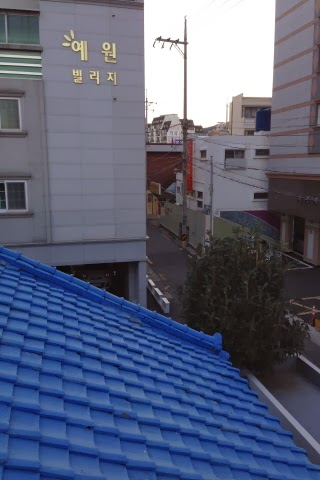
#> input picture images/stiching/S1.jpg, 320 x 480 px
$ jupyter execute image_stiching.ipynb
#> lines starting #> are read from the running program, lines starting #| are printed output that depends on the picture; after the words box and inside, x2 and y2 are one past the last pixel; in counts of white or black regions, pixels touching at a corner belong together
# Image Stiching

[cell 1]
import cv2 as cv
import numpy as np
import pandas as pd
import matplotlib.pyplot as plt
import os

[cell 2]
cwd = os.getcwd()
s1 = cv.imread(os.path.join('images','stiching','S1.jpg'))
#> s1 is the input picture: shape (480, 320, 3); mean B, G, R 121.5, 96.9, 89.6
s2 = cv.imread(os.path.join('images','stiching','S2.jpg'))
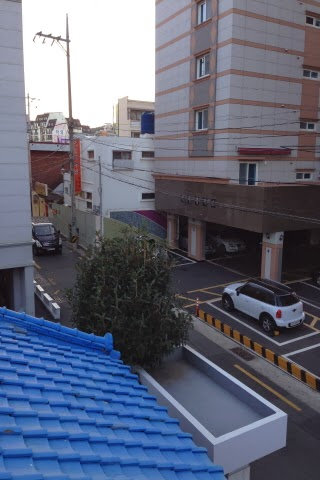
#> input picture images/stiching/S2.jpg, 320 x 480 px
#> s2 is the input picture: shape (480, 320, 3); mean B, G, R 121.4, 102.9, 97.7
s3 = cv.imread(os.path.join('images','stiching','S3.jpg'))
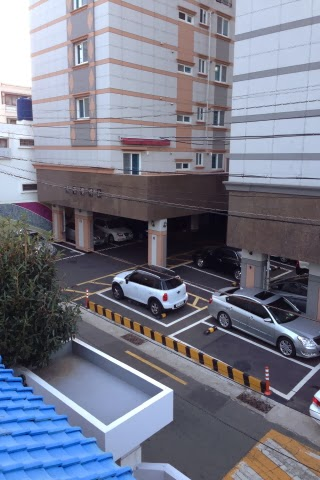
#> input picture images/stiching/S3.jpg, 320 x 480 px
#> s3 is the input picture: shape (480, 320, 3); mean B, G, R 136.3, 120.5, 118.2
s5 = cv.imread(os.path.join('images','stiching','S5.jpg'))
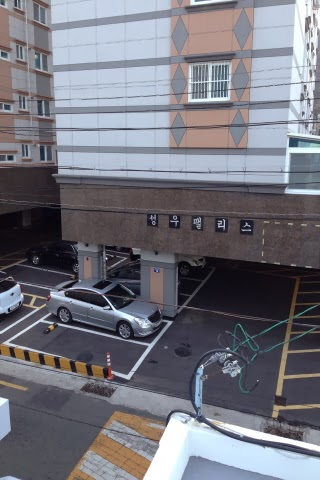
#> input picture images/stiching/S5.jpg, 320 x 480 px
#> s5 is the input picture: shape (480, 320, 3); mean B, G, R 124.8, 115.7, 115.7
s6 = cv.imread(os.path.join('images','stiching','S6.jpg'))
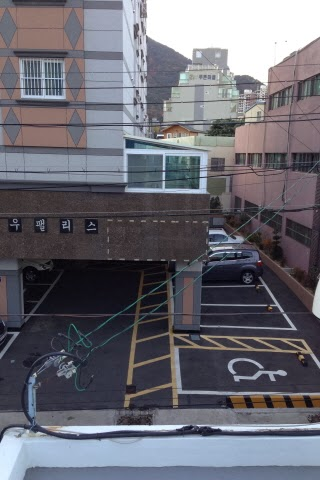
#> input picture images/stiching/S6.jpg, 320 x 480 px
#> s6 is the input picture: shape (480, 320, 3); mean B, G, R 113.5, 104.7, 105.2

# plt.imshow(s1)
# plt.imshow(s2)
# plt.show()

plt.subplot(1,3,1)
plt.imshow(s1)
plt.subplot(1,3,2)
plt.imshow(s2)
plt.subplot(1,3,3)
plt.imshow(s3)
plt.show()
#> figure, not shown here; B, G, R data is drawn as R, G, B

[cell 3]
# SIFT detector
sift = cv.SIFT_create()
gs1 = cv.cvtColor(s1, cv.COLOR_BGR2GRAY)
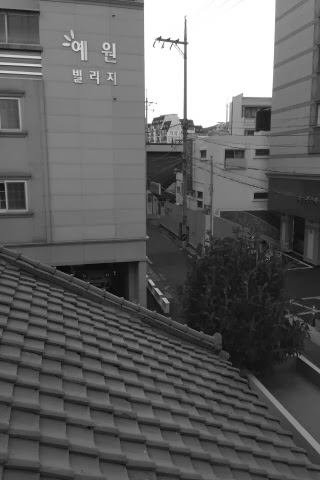
#> gs1: shape (480, 320); min 6, max 255, mean 97.5

kp1,des1 = sift.detectAndCompute(gs1, None)
#> kp1 = 958 keypoints; strongest (x, y, size): (168, 40, 2.7), (177, 41, 3.1), (185, 43, 3.4), (185, 57, 2.5)
img_kp1 = cv.drawKeypoints(gs1, kp1,gs1, flags=cv.DRAW_MATCHES_FLAGS_DRAW_RICH_KEYPOINTS)

plt.imshow(img_kp1)
plt.show()

[cell 4]
sift2 = cv.SIFT_create()
gs2 = cv.cvtColor(s2, cv.COLOR_BGR2GRAY)
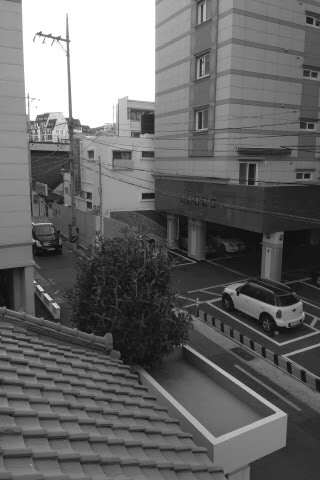
#> gs2: shape (480, 320); min 8, max 255, mean 103.4
kp2,des2 = sift.detectAndCompute(gs2, None)
#> kp2 = 1020 keypoints; strongest (x, y, size): (40, 34, 3.1), (41, 289, 2.6), (58, 38, 3.1), (46, 295, 2.7)
img_kp2 = cv.drawKeypoints(gs2, kp2,gs2 ,flags=cv.DRAW_MATCHES_FLAGS_DRAW_RICH_KEYPOINTS)
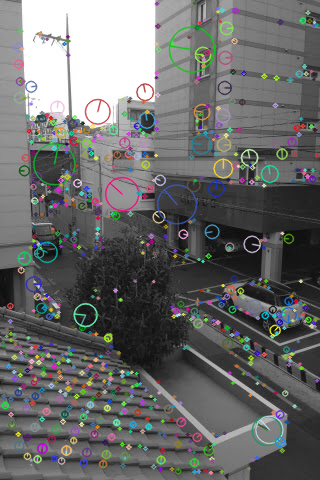
#> img_kp2: shape (480, 320, 3); mean of channels 0, 1, 2 106.1, 106.7, 106; drawn as B, G, R
plt.imshow(img_kp2)
plt.show()

[cell 5]
bf = cv.BFMatcher()
matches = bf.knnMatch(des1,des2,k=2)
#> matches = 958 matches

good = []
for m,n in matches:
    if m.distance < 0.75*n.distance:
        good.append([m])
#> after the loop, good = 285 matches

# cv.drawMatchesKnn expects list of lists as matches.
img3 = cv.drawMatchesKnn(s1,kp1,s2,kp2,good,None,flags=cv.DrawMatchesFlags_NOT_DRAW_SINGLE_POINTS)
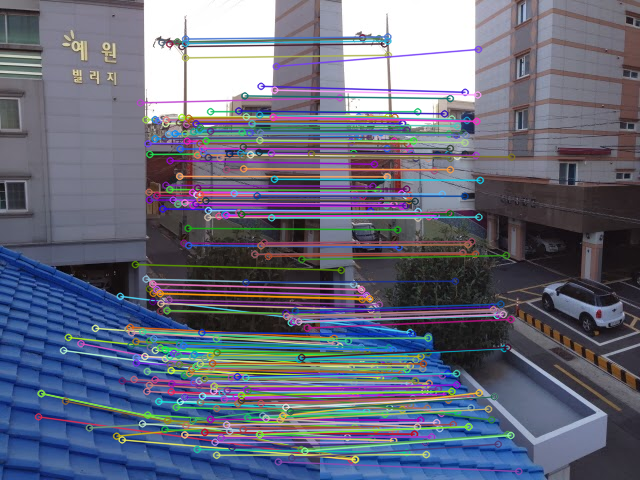
#> img3: shape (480, 640, 3); mean B, G, R 124.2, 106.4, 102.9

plt.imshow(img3),plt.show()

[cell 6]
print(kp1)
#> (printed output is left out)
print(kp1[0])
print(kp1[0].pt)
print(good)
print(good[0])
print(good[0][0].queryIdx)
print(good[0][0].trainIdx)

[cell 7]
# Cell: Extract points and Compute Homography
if len(good) > 4:
    # Extract location of good matches
    # Note: kp2 is the image we want to warp (train), kp1 is the destination (query)
    # We access m[0] because 'good' is a list of lists from the ratio test structure
    src_pts = np.float32([kp2[m[0].trainIdx].pt for m in good]).reshape(-1, 1, 2)
#> src_pts = 285 rows, first 8: [30.92, 459.6], [34.78, 459.1], [34.78, 459.1], [19.82, 388], [34.78, 459.1], [58.82, 371.7], [121.1, 412.9], [81.88, 409]
    dst_pts = np.float32([kp1[m[0].queryIdx].pt for m in good]).reshape(-1, 1, 2)
#> dst_pts = 285 rows, first 8: [38.05, 416.4], [40.9, 393.1], [40.9, 393.1], [63.04, 349.9], [65.14, 400.7], [67.93, 336.9], [80.43, 343.1], [88.92, 427.4]

    # Find Homography matrix (H)
    # RANSAC helps outlier rejection
    H, mask = cv.findHomography(src_pts, dst_pts, cv.RANSAC, 5.0)
#> H = [[0.772, -0.0115, 121.8], [-0.133, 0.929, 12.54], [-0.000717, 3.09e-06, 1]]; mask = 285 values, max 1 at index 14, min 0 at index 0, mean 0.909

    print("Homography Matrix Calculated")
    print(H)

else:
    print("Not enough matches found to compute Homography.")
    H = None

[cell 8]
if H is not None:
    h1, w1 = s1.shape[:2]
#> h1 = 480; w1 = 320
    h2, w2 = s2.shape[:2]
#> h2 = 480; w2 = 320

    warped_img = cv.warpPerspective(s2, H, (w1 + w2, h1))

    # Place the original s1 image into the warped canvas
    # This overlays s1 on top of the transformed s2
    warped_img[0:h1, 0:w1] = s1

    # Visualizing the result
    # Convert BGR to RGB for matplotlib
    final_output = cv.cvtColor(warped_img, cv.COLOR_BGR2RGB)

    plt.figure(figsize=(15, 10))
    plt.imshow(final_output)
    plt.title("Final Stitched Image")
    plt.axis('off')
    plt.show()

[cell 9]
# Cell: Optional - Crop Black Borders (Basic implementation)
# This helps remove the excess black space created by the wide canvas
def crop_black_borders(img):
    # Convert to gray
    gray = cv.cvtColor(img, cv.COLOR_RGB2GRAY)
    # Threshold to find non-black pixels
    _, thresh = cv.threshold(gray, 1, 255, cv.THRESH_BINARY)
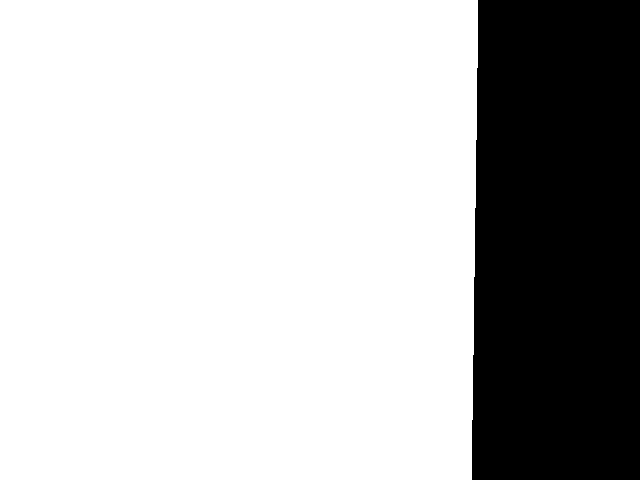
#> thresh: shape (480, 640); 74.2% white; 1 black region
    # Find contours
    contours, _ = cv.findContours(thresh, cv.RETR_EXTERNAL, cv.CHAIN_APPROX_SIMPLE)
#> contours = 1 contour; box (x1, y1, x2, y2) and area: (0, 0, 478, 480) 227074
    if contours:
        # Get bounding box of the largest contour (the stitched content)
        c = max(contours, key=cv.contourArea)
#> c = contour of 16 points, box (x1, y1, x2, y2) (0, 0, 478, 480), area 227074
        x, y, w, h = cv.boundingRect(c)
#> x = 0; y = 0; w = 478; h = 480
        return img[y:y+h, x:x+w]
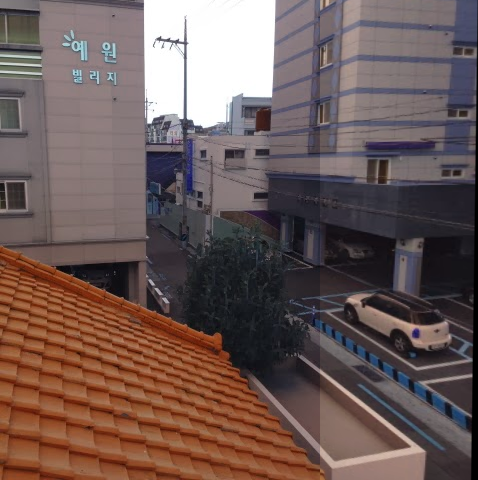
#> returned value: shape (480, 478, 3); mean of channels 0, 1, 2 86.7, 90, 109.5; drawn as B, G, R
    return img

if H is not None:
    cropped = crop_black_borders(final_output)
    plt.figure(figsize=(15, 10))
    plt.imshow(cropped)
    plt.title("Stitched & Cropped")
    plt.axis('off')
    plt.show()
